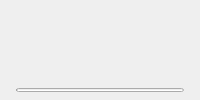
<?xml version="1.0" encoding="UTF-8"?>
<ui version="4.0">
 <class>Notification</class>
 <widget class="QWidget" name="Notification">
  <layout class="QVBoxLayout" name="main_layout">
   <property name="leftMargin">
    <number>16</number>
   </property>
   <property name="topMargin">
    <number>12</number>
   </property>
   <property name="rightMargin">
    <number>16</number>
   </property>
   <property name="bottomMargin">
    <number>8</number>
   </property>
   <property name="spacing">
    <number>8</number>
   </property>
   <item>
    <widget class="QLabel" name="message_label">
     <property name="wordWrap">
      <bool>true</bool>
     </property>
     <property name="alignment">
      <set>Qt::AlignLeading|Qt::AlignLeft|Qt::AlignVCenter</set>
     </property>
    </widget>
   </item>
   <item>
    <widget class="QProgressBar" name="progress_bar">
     <property name="maximumSize">
      <size>
       <width>16777215</width>
       <height>4</height>
      </size>
     </property>
     <property name="maximum">
      <number>100</number>
     </property>
     <property name="value">
      <number>0</number>
     </property>
     <property name="textVisible">
      <bool>false</bool>
     </property>
    </widget>
   </item>
  </layout>
 </widget>
 <resources/>
 <connections/>
</ui>
